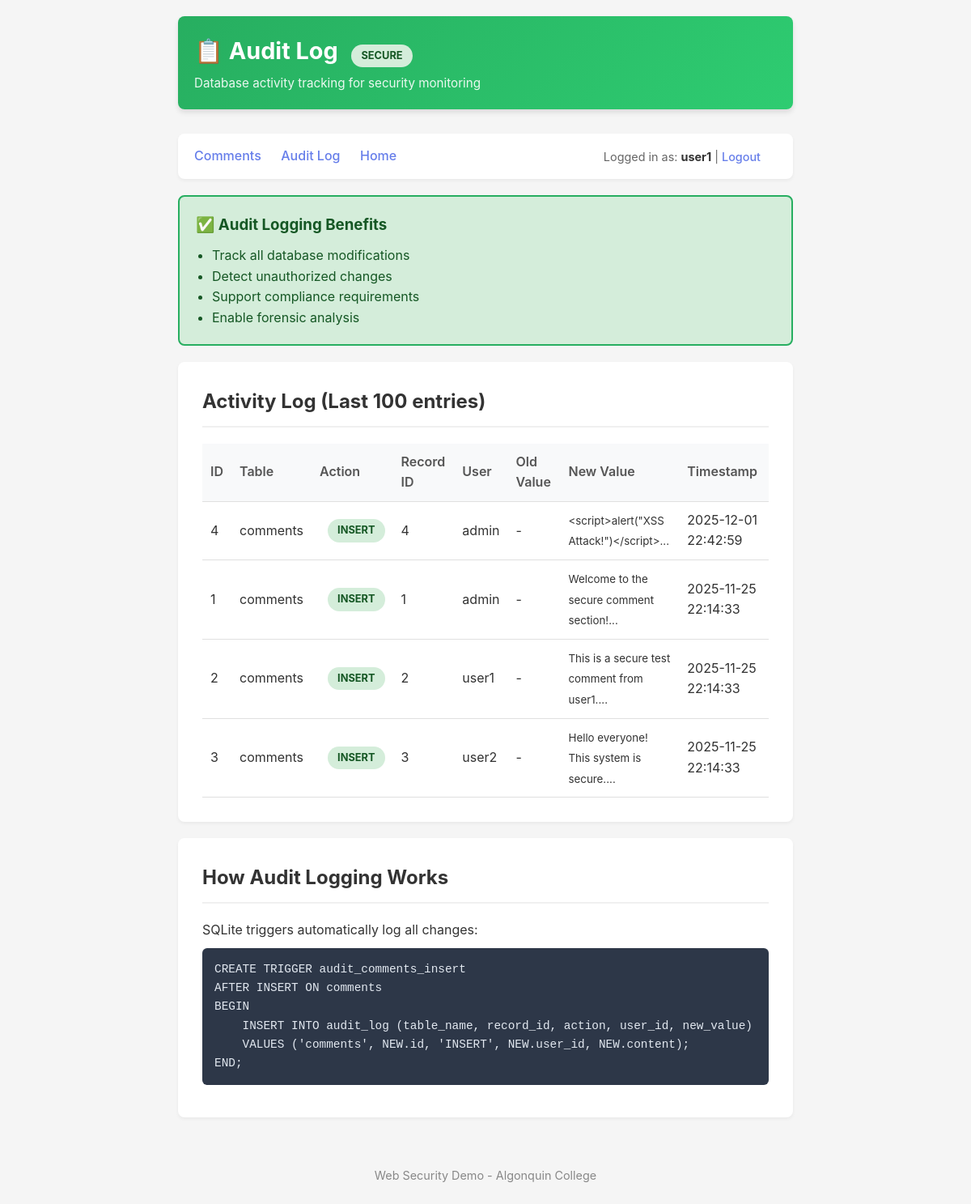
Page /secure/audit.php (signed in) on the committed database.
### tables this page shows
CREATE TABLE audit_log (
            id INTEGER PRIMARY KEY AUTOINCREMENT,
            table_name TEXT NOT NULL,
            record_id INTEGER NOT NULL,
            action TEXT NOT NULL,
            user_id INTEGER,
            old_value TEXT,
            new_value TEXT,
            ip_address TEXT,
            created_at DATETIME DEFAULT CURRENT_TIMESTAMP
        );

CREATE TABLE users (
            id INTEGER PRIMARY KEY AUTOINCREMENT,
            username TEXT NOT NULL UNIQUE,
            password_hash TEXT NOT NULL,
            email_encrypted TEXT,
            role TEXT DEFAULT 'user',
            created_at DATETIME DEFAULT CURRENT_TIMESTAMP,
            updated_at DATETIME DEFAULT CURRENT_TIMESTAMP
        );

### secure/includes/auth.php (called while the page is built, shortened)
<?php
function get_current_username(): ?string {
    return $_SESSION['username'] ?? null;
}

### secure/includes/sanitize.php (called while the page is built, shortened)
<?php
function encode_output(string $data): string {
    return htmlspecialchars($data, ENT_QUOTES | ENT_HTML5, 'UTF-8');
}

### secure/audit.php (the view, shortened to what this page needs)
<?php
require_once 'includes/db.php';
require_once 'includes/auth.php';
require_once 'includes/sanitize.php';
$username = get_current_username();
try {
    $stmt = $pdo->query("
        SELECT al.*, u.username
        FROM audit_log al
        LEFT JOIN users u ON al.user_id = u.id
        ORDER BY al.created_at DESC
        LIMIT 100
    ");
    $auditLog = $stmt->fetchAll();
} catch (PDOException $e) {
    error_log('Audit log fetch error: ' . $e->getMessage());
    $auditLog = [];
}
?>
<!DOCTYPE html>
<html lang="en">
<head>
    <link rel="stylesheet" href="assets/style.css">
</head>
<body>
    <div class="container">
        <header class="secure">
            <h1>📋 Audit Log <span class="badge badge-success">SECURE</span></h1>
            <p>Database activity tracking for security monitoring</p>
        </header>
        <nav>
            <div>
                <a href="comments.php">Comments</a>
                <a href="audit.php">Audit Log</a>
                <a href="index.php">Home</a>
            </div>
            <div class="user-info">
                Logged in as: <strong><?php echo encode_output($username); ?></strong>
                | <a href="logout.php">Logout</a>
            </div>
        </nav>
        <div class="security-box">
            <h3>✅ Audit Logging Benefits</h3>
            <ul>
                <li>Track all database modifications</li>
                <li>Detect unauthorized changes</li>
                <li>Support compliance requirements</li>
                <li>Enable forensic analysis</li>
            </ul>
        </div>
        <div class="card">
            <h2>Activity Log (Last 100 entries)</h2>
            <?php if (empty($auditLog)): ?>
                <p style="color: #888; text-align: center; padding: 20px;">
                    No audit entries yet.
                </p>
            <?php else: ?>
                <table class="audit-table">
                    <thead>
                        <tr>
                            <th>ID</th>
                            <th>Table</th>
                            <th>Action</th>
                            <th>Record ID</th>
                            <th>User</th>
                            <th>Old Value</th>
                            <th>New Value</th>
                            <th>Timestamp</th>
                        </tr>
                    </thead>
                    <tbody>
                        <?php foreach ($auditLog as $log): ?>
                        <tr>
                            <td><?php echo encode_output($log['id']); ?></td>
                            <td><?php echo encode_output($log['table_name']); ?></td>
                            <td>
                                <span class="badge <?php
                                    echo $log['action'] === 'INSERT' ? 'badge-success' :
                                        ($log['action'] === 'DELETE' ? 'badge-danger' : '');
                                ?>">
                                    <?php echo encode_output($log['action']); ?>
                                </span>
                            </td>
                            <td><?php echo encode_output($log['record_id']); ?></td>
                            <td><?php echo encode_output($log['username'] ?? 'System'); ?></td>
                            <td>
                                <?php if ($log['old_value']): ?>
                                    <small><?php echo encode_output(substr($log['old_value'], 0, 50)); ?>...</small>
                                <?php else: ?>
                                    -
                                <?php endif; ?>
                            </td>
                            <td>
                                <?php if ($log['new_value']): ?>
                                    <small><?php echo encode_output(substr($log['new_value'], 0, 50)); ?>...</small>
                                <?php else: ?>
                                    -
                                <?php endif; ?>
                            </td>
                            <td><?php echo encode_output($log['created_at']); ?></td>
                        </tr>
                        <?php endforeach; ?>
                    </tbody>
                </table>
            <?php endif; ?>
        </div>
        <div class="card">
            <h2>How Audit Logging Works</h2>
            <p>SQLite triggers automatically log all changes:</p>
            <pre>CREATE TRIGGER audit_comments_insert
AFTER INSERT ON comments
BEGIN
    INSERT INTO audit_log (table_name, record_id, action, user_id, new_value)
    VALUES ('comments', NEW.id, 'INSERT', NEW.user_id, NEW.content);
END;</pre>
        </div>
        <footer>
            <p>Web Security Demo - Algonquin College</p>
        </footer>
    </div>
</body>
</html>

### secure/assets/style.css (style rules this page uses)
* { margin: 0; padding: 0; box-sizing: border-box; }
body { font-family: -apple-system, BlinkMacSystemFont, 'Segoe UI', Roboto, Oxygen, Ubuntu, sans-serif; line-height: 1.6; color: #333; background-color: #f5f5f5; min-height: 100vh; }
.container { max-width: 800px; margin: 0 auto; padding: 20px; }
header { background: linear-gradient(135deg, #667eea 0%, #764ba2 100%); color: white; padding: 20px; margin-bottom: 30px; border-radius: 8px; box-shadow: 0 4px 6px rgba(0, 0, 0, 0.1); }
header.secure { background: linear-gradient(135deg, #27ae60 0%, #2ecc71 100%); }
header h1 { font-size: 1.8rem; margin-bottom: 5px; }
header p { opacity: 0.9; font-size: 0.95rem; }
.badge { display: inline-block; padding: 4px 12px; border-radius: 20px; font-size: 0.8rem; font-weight: bold; text-transform: uppercase; margin-left: 10px; }
.badge-success { background-color: #d4edda; color: #155724; }
nav { background: white; padding: 15px 20px; margin-bottom: 20px; border-radius: 8px; box-shadow: 0 2px 4px rgba(0, 0, 0, 0.05); display: flex; justify-content: space-between; align-items: center; }
nav a { color: #667eea; text-decoration: none; margin-right: 20px; font-weight: 500; transition: color 0.2s; }
.user-info { color: #666; font-size: 0.9rem; }
.user-info strong { color: #333; }
.card { background: white; border-radius: 8px; box-shadow: 0 2px 4px rgba(0, 0, 0, 0.05); padding: 30px; margin-bottom: 20px; }
.card h2 { color: #333; margin-bottom: 20px; padding-bottom: 10px; border-bottom: 2px solid #f0f0f0; }
.security-box { background: #d4edda; border: 2px solid #27ae60; border-radius: 8px; padding: 20px; margin-bottom: 20px; }
.security-box h3 { color: #155724; margin-bottom: 10px; }
.security-box ul { margin-left: 20px; color: #155724; }
pre { background: #2d3748; color: #e2e8f0; padding: 15px; border-radius: 6px; overflow-x: auto; font-family: 'Courier New', monospace; font-size: 0.9rem; margin: 10px 0; }
a { color: #667eea; }
footer { text-align: center; padding: 20px; color: #888; font-size: 0.9rem; margin-top: 40px; }
.audit-table { width: 100%; border-collapse: collapse; margin-top: 15px; }
.audit-table th, .audit-table td { padding: 10px; text-align: left; border-bottom: 1px solid #e0e0e0; }
.audit-table th { background: #f8f9fa; font-weight: 600; color: #555; }

### rows in the picture
audit_log: id "4", table_name "comments", action "INSERT", record "4", user.username "admin", new_value "<script>alert(\"XSS Attack!\")</script>", created_at "2025-12-01 22:42:59"
audit_log: id "1", table_name "comments", action "INSERT", record "1", user.username "admin", new_value "Welcome to the secure comment section!", created_at "2025-11-25 22:14:33"
audit_log: id "2", table_name "comments", action "INSERT", record "2", user.username "user1", new_value "This is a secure test comment from user1.", created_at "2025-11-25 22:14:33"
audit_log: id "3", table_name "comments", action "INSERT", record "3", user.username "user2", new_value "Hello everyone! This system is secure.", created_at "2025-11-25 22:14:33"

### other values in the picture
encode_output($username) "user1"
